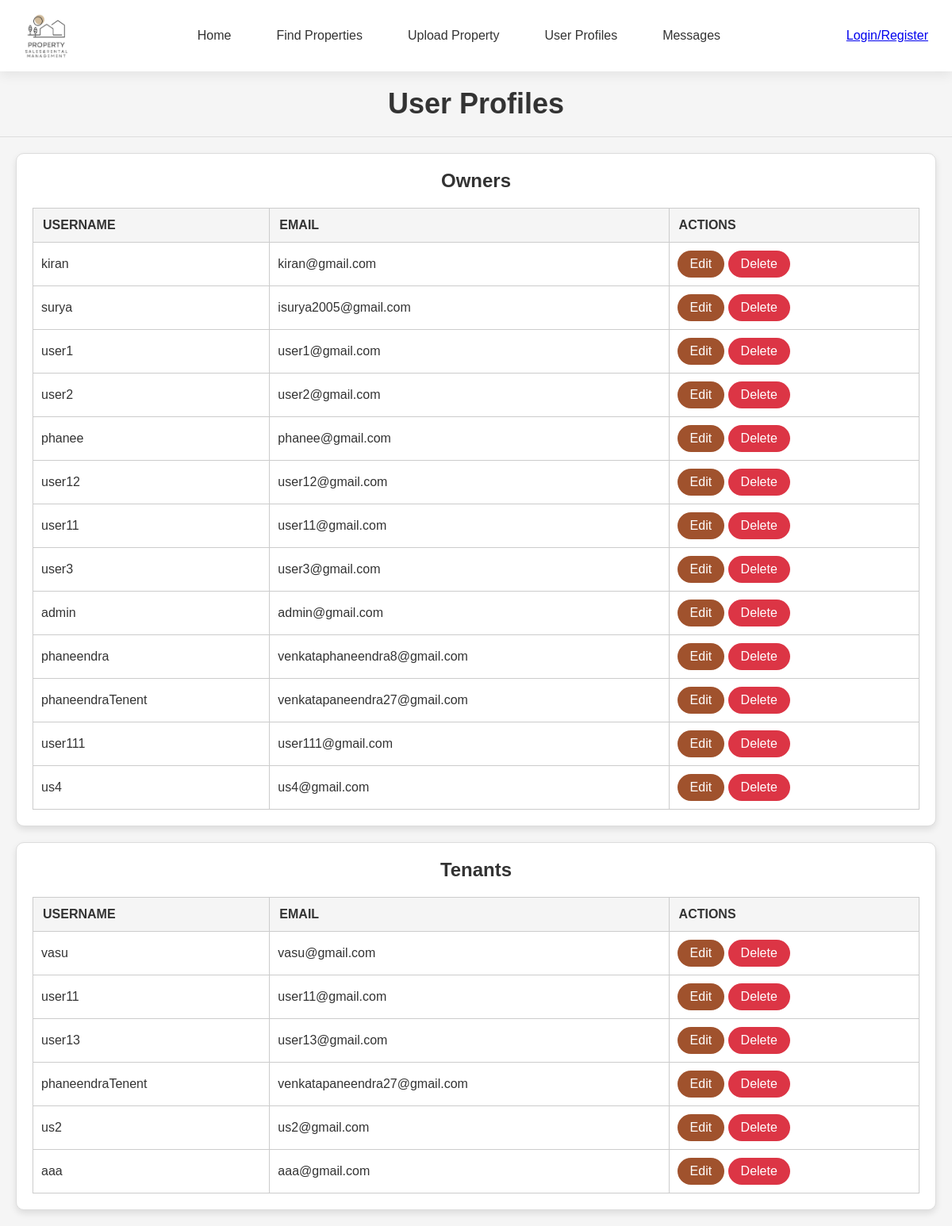
The page /adminapp/dashboard/ on the database its author committed.
### ownerapp/models.py (models this page shows, shortened)
class OwnerUser(models.Model):
    user = models.OneToOneField(User, on_delete=models.CASCADE)
    username = models.CharField(max_length=150)  # Will match the username in User
    email = models.EmailField()
    password = models.CharField(max_length=128)  # For storing the hashed password

### tenentapp/models.py (models this page shows, shortened)
class TenentUser(models.Model):
    user = models.OneToOneField(User, on_delete=models.CASCADE)
    username = models.CharField(max_length=150, unique=True)
    email = models.EmailField(unique=True)
    password = models.CharField(max_length=128)

### adminapp/views.py (the view)
# urls.py: path('dashboard/', views.dashboard, name='dashboard'),
def dashboard(request):
    owners = OwnerUser.objects.all()
    tenants = TenentUser.objects.all()
    context = {
        'owners': owners,
        'tenants': tenants
    }
    return render(request, 'adminapp/Dashboard.html', context)

### templates/adminApp/Dashboard.html (shortened to what this page needs)
{% load static %}
<html lang="en">
<head>
    <link rel="stylesheet" href="{% static 'css/adminApp/admin_Dashboard.css' %}">
    <link rel="stylesheet" href="{% static 'css/adminApp/homepage.css' %}">
</head>
<body>
{% block body %}
    {% include 'Navbar/adminNavBar.html' %}
    <section class="page-header">
        <h1>User Profiles</h1>
    </section>
    <section class="content">
        <div class="user-section">
            <center> <h2>Owners</h2></center>
            <table>
                <thead>
                    <tr>
                        <th>Username</th>
                        <th>Email</th>
                        <th>Actions</th>
                    </tr>
                </thead>
                <tbody>
                    {% for owner in owners %}
                    <tr>
                        <td>{{ owner.username }}</td>
                        <td>{{ owner.email }}</td>
                        <td>
                            <a class="button" href="{% url 'adminapp:edit_owner' owner.id %}">Edit</a>
                            <a class="button delete" href="#" onclick="confirmDelete(event, '{% url 'adminapp:delete_owner' owner.id %}')">Delete</a>
                        </td>
                    </tr>
                    {% endfor %}
                </tbody>
            </table>
        </div>
        <div class="user-section">
           <center><h2>Tenants</h2></center>
            <table>
                <thead>
                    <tr>
                        <th>Username</th>
                        <th>Email</th>
                        <th>Actions</th>
                    </tr>
                </thead>
                <tbody>
                    {% for tenant in tenants %}
                    <tr>
                        <td>{{ tenant.username }}</td>
                        <td>{{ tenant.email }}</td>
                        <td>
                            <a class="button" href="{% url 'adminapp:edit_tenant' tenant.id %}">Edit</a>
                            <a class="button delete" href="#" onclick="confirmDelete(event, '{% url 'adminapp:delete_tenant' tenant.id %}')">Delete</a>
                        </td>
                    </tr>
                    {% endfor %}
                </tbody>
            </table>
        </div>
    </section>
{% endblock %}
</body>
</html>

### static/css/adminApp/admin_Dashboard.css (style rules this page uses)
body { font-family: Arial, sans-serif; background-color: #f4f4f4; margin: 0; padding: 0; }
.page-header { background-color: #333; padding: 15px; color: #fff; text-align: center; margin-bottom: 20px; }
.content { margin: 20px; }
.user-section { margin: 20px 0; background-color: #fff; border-radius: 8px; box-shadow: 0 0 10px rgba(0, 0, 0, 0.1); padding: 20px; }
h2 { color: #333; margin-bottom: 10px; }
table { width: 100%; border-collapse: collapse; margin-top: 10px; background-color: #fff; }
table, th, td { border: 1px solid #ccc; }
th, td { padding: 12px; text-align: left; font-size: 1em; }
th { background-color: #f8f9fa; font-weight: bold; text-transform: uppercase; }
.button { display: inline-block; padding: 5px 10px; background-color: #007BFF; color: #fff; text-decoration: none; border-radius: 3px; transition: background-color 0.3s ease; }
.delete { background-color: #dc3545; }

### static/css/adminApp/homepage.css (style rules this page uses)
* { margin: 0; padding: 0; box-sizing: border-box; }
body { font-family: 'Poppins', sans-serif; margin: 0; padding: 0; background-color: #f5f5f5; color: #333; }

### templates/adminApp/Dashboard.html (style rules this page uses)
.page-header { text-align: center; padding: 20px; background-color: #f5f5f5; color: #333; font-size: 24px; font-weight: bold; border-bottom: 1px solid #ddd; }
.user-section { margin: 20px auto; width: 100%; max-width: 1200px; background-color: #fff; border: 1px solid #ddd; border-radius: 10px; box-shadow: 0 4px 8px rgba(0, 0, 0, 0.1); padding: 20px; }
.user-section h2 { color: #333; margin-bottom: 20px; text-align: center; }
table { width: 100%; border-collapse: collapse; margin-top: 10px; }
table thead th { background-color: #f5f5f5; color: #333; padding: 12px; text-align: left; }
table tbody tr { border-top: 1px solid #ddd; }
table tbody td { padding: 10px; color: #333; }
.button { padding: 8px 16px; border-radius: 20px; text-decoration: none; color: white; background-color: #a0522d; transition: background-color 0.3s ease, opacity 0.3s ease, transform 0.2s ease; }
.delete { background-color: #dc3545; }

### rows shown on the page
OwnerUser: username "kiran", email "kiran@gmail.com"
OwnerUser: username "surya", email "isurya2005@gmail.com"
OwnerUser: username "user1", email "user1@gmail.com"
OwnerUser: username "user2", email "user2@gmail.com"
OwnerUser: username "phanee", email "phanee@gmail.com"
OwnerUser: username "user12", email "user12@gmail.com"
OwnerUser: username "user11", email "user11@gmail.com"
OwnerUser: username "user3", email "user3@gmail.com"
OwnerUser: username "admin", email "admin@gmail.com"
OwnerUser: username "phaneendra", email "venkataphaneendra8@gmail.com"
OwnerUser: username "phaneendraTenent", email "venkatapaneendra27@gmail.com"
OwnerUser: username "user111", email "user111@gmail.com"
OwnerUser: username "us4", email "us4@gmail.com"
TenentUser: username "vasu", email "vasu@gmail.com"
TenentUser: username "user11", email "user11@gmail.com"
TenentUser: username "user13", email "user13@gmail.com"
TenentUser: username "phaneendraTenent", email "venkatapaneendra27@gmail.com"
TenentUser: username "us2", email "us2@gmail.com"
TenentUser: username "aaa", email "aaa@gmail.com"
